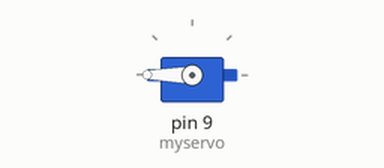
The sketch below on a simulated Arduino Uno, built with avr-gcc and run on an emulated ATmega328P. Shown: servo.

Above: at 0.05 s.
At 1.9 s:
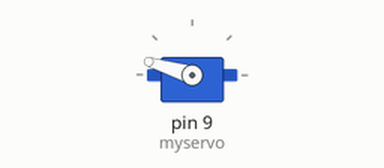
At 2.85 s:
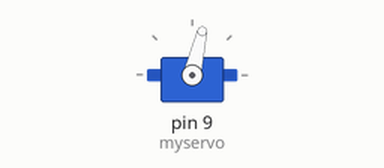
At 3.8 s:
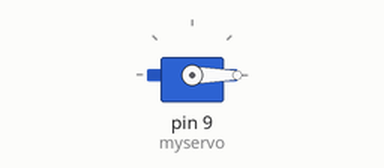
Timing chart, 0 to 8.8 s (numbered marks = the images above):
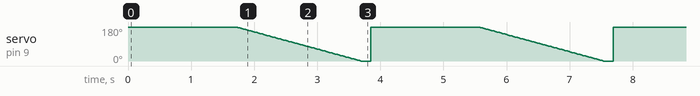

The sketch:

servo_max_min.ino
```cpp
#include <Servo.h>


Servo myservo;

void setup()
{
  myservo.attach(9);
  myservo.writeMicroseconds(1500);  // set servo to mid-point
}

void loop() {

 // myservo.writeMicroseconds(400);  // set servo to mid-point
  //delay(1000);
  //myservo.writeMicroseconds(4000);  // set servo to mid-point
  //delay(1000);
    int pos;
/*    for (pos = 400; pos <= 4000; pos += 1) { // goes from 180 degrees to 0 degrees
    myservo.write(pos);              // tell servo to go to position in variable 'pos'
    delay(1);                       // waits 15ms for the servo to reach the position
  }*/
    for (pos = 4000; pos >= 400; pos -= 1) { // goes from 180 degrees to 0 degrees
    myservo.writeMicroseconds(pos);              // tell servo to go to position in variable 'pos'
    delay(1);                       // waits 15ms for the servo to reach the position
  }

  }
```

Measured:
- by itself, servo on pin 9 (myservo): ramps from 180° to 0° and jumps back, once every 3.8 s
